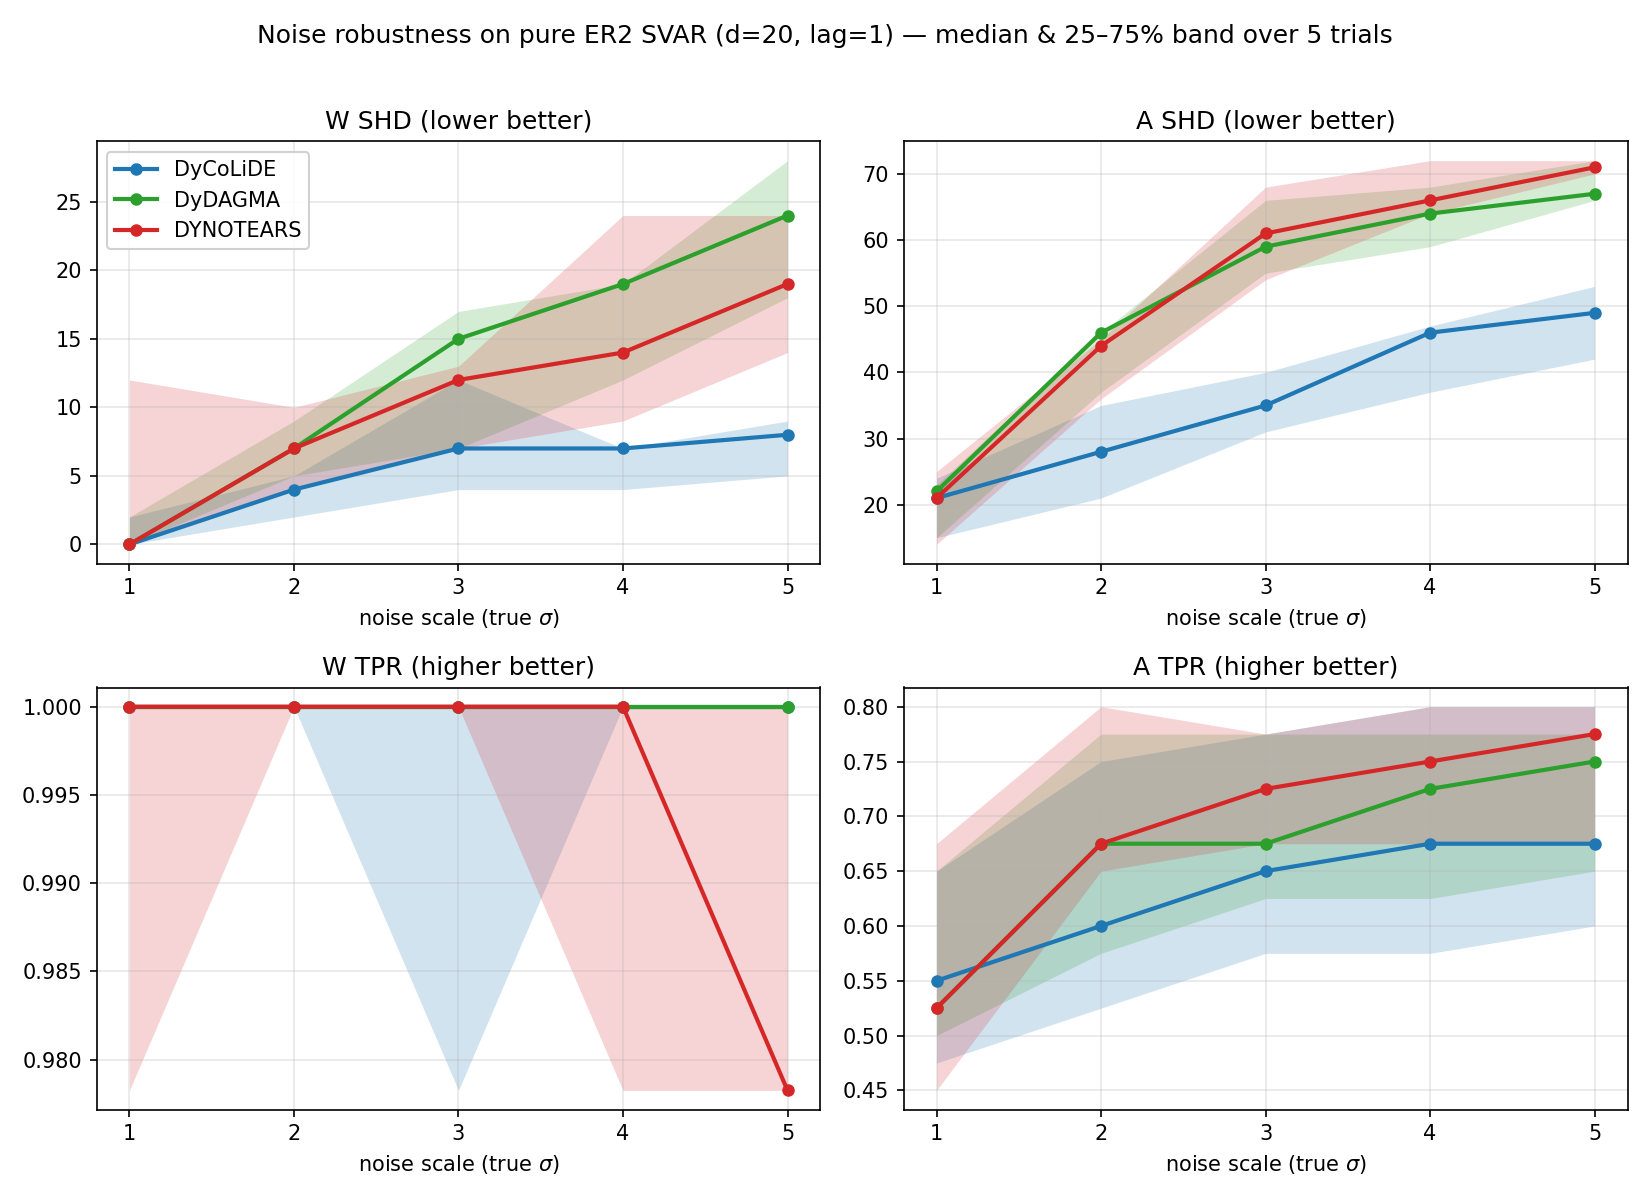

This chart was generated by the following Python code:
"""
Noise-robustness sweep on pure ER2 SVAR (d=20): DyCoLiDE vs DyDAGMA vs DYNOTEARS.

Sweeps the exogenous noise scale from 1 to 5 (true per-node sigma = noise_scale)
on ER2 for both W (40 instantaneous edges) and A (40 temporal edges), lag=1, EV.
For each noise level and method we run 5 trials (seeds) and record W/A SHD, TPR,
FDR and NMSE.

Rationale: DyCoLiDE estimates the noise scale (CoLiDE sigma) and so should hold
up as noise grows; DyDAGMA (DAGMA log-det, no sigma) and DYNOTEARS (NOTEARS
matrix-exp, no sigma) have a fixed L1 vs a loss that scales with the noise, so
their regularization mis-scales and they should degrade.

Results stream to noise_sweep_results.json after every fit. The final figure
(median line + 25-75 percentile band over the 5 trials) is saved to
noise_sweep.png. Re-plot from the JSON without recomputing via:
    python noise_sweep.py plot
"""

import os
import sys
import json
import time
import warnings
import numpy as np

warnings.filterwarnings("ignore")
_HERE = os.path.dirname(__file__)
sys.path.insert(0, os.path.abspath(os.path.join(_HERE, '..')))
sys.path.insert(0, _HERE)

from Utils import generate_svar_data, count_accuracy_svar
from dycolide import DyCoLiDE_EV
from baselines import run_dagma_svar, run_dynotears

# ---- setting -----------------------------------------------------------------
D, ER, EDGES, P, N = 20, 2, 40, 1, 1000           # pure ER2 on both W and A
TEMP_STR = 0.5
NOISE_SCALES = [1, 2, 3, 4, 5]
SEEDS = [42, 43, 44, 45, 46]                        # 5 trials
LAMBDA_W, LAMBDA_A = 0.01, 0.015
W_THR, A_THR = 0.10, 0.08

# continuous-opt schedule shared by DyCoLiDE and DyDAGMA (lr=1e-3 converges)
OPT_KW = dict(T=4, mu_init=1.0, mu_factor=0.1, s=[1.0, 0.9, 0.8, 0.7],
              warm_iter=20000, max_iter=70000, lr=1e-3, checkpoint=5000)
DYNO_KW = dict(max_iter=100, h_tol=1e-8)

JSON_PATH = os.path.join(_HERE, 'noise_sweep_results.json')
FIG_PATH = os.path.join(_HERE, 'noise_sweep.png')

METHOD_ORDER = ['DyCoLiDE', 'DyDAGMA', 'DYNOTEARS']
COLORS = {'DyCoLiDE': '#1f77b4', 'DyDAGMA': '#2ca02c', 'DYNOTEARS': '#d62728'}


# ---- fitters -----------------------------------------------------------------
def fit_dycolide(X, seed):
    W, A, _ = DyCoLiDE_EV(seed=seed).fit(
        X.copy(), p=P, lambda_W=LAMBDA_W, lambda_A=LAMBDA_A, **OPT_KW)
    return W, A


def fit_dydagma(X, seed):
    return run_dagma_svar(X.copy(), p=P, lambda_w=LAMBDA_W, lambda_a=LAMBDA_A,
                          seed=seed, **OPT_KW)


def fit_dynotears(X, seed):
    return run_dynotears(X.copy(), p=P, lambda_w=LAMBDA_W, lambda_a=LAMBDA_A,
                         **DYNO_KW)


FITTERS = {'DyCoLiDE': fit_dycolide, 'DyDAGMA': fit_dydagma,
           'DYNOTEARS': fit_dynotears}


def nmse(est, true):
    d = np.sum(true ** 2)
    return float(np.sum((est - true) ** 2) / d) if d > 1e-12 else float(np.sum(est ** 2))


def score(W_true, W_e, A_true, A_e):
    mW = count_accuracy_svar(W_true, W_e, threshold=W_THR)
    mA = count_accuracy_svar(A_true, A_e, threshold=A_THR)
    return {'W_shd': int(mW['W_shd']), 'W_tpr': float(mW['W_tpr']),
            'W_fdr': float(mW['W_fdr']), 'W_nmse': nmse(W_e, W_true),
            'A_shd': int(mA['W_shd']), 'A_tpr': float(mA['W_tpr']),
            'A_fdr': float(mA['W_fdr']), 'A_nmse': nmse(A_e, A_true)}


# results[method][str(noise)] = list of per-seed metric dicts
def _empty_results():
    return {m: {str(ns): [] for ns in NOISE_SCALES} for m in METHOD_ORDER}


def _save(results):
    payload = {
        'experiment': 'noise_sweep_ER2_dycolide_dydagma_dynotears',
        'setting': {'d': D, 'er': ER, 'edges_W': EDGES, 'edges_A': EDGES,
                    'lag': P, 'n_timesteps': N, 'noise_scales': NOISE_SCALES,
                    'seeds': SEEDS, 'lambda_W': LAMBDA_W, 'lambda_A': LAMBDA_A,
                    'W_threshold': W_THR, 'A_threshold': A_THR,
                    'opt_kw': OPT_KW, 'dyno_kw': DYNO_KW},
        'results': results,
    }
    with open(JSON_PATH, 'w') as f:
        json.dump(payload, f, indent=2)


def run_sweep():
    results = _empty_results()
    for ns in NOISE_SCALES:
        print(f"\n{'#'*70}\n#  noise_scale = {ns}  (true sigma = {ns})\n{'#'*70}",
              flush=True)
        for seed in SEEDS:
            X, B_true, A_list_true, _ = generate_svar_data(
                n_nodes=D, n_timesteps=N, lag_order=P, instantaneous_edges=EDGES,
                temporal_edges=EDGES, temporal_strength=TEMP_STR,
                noise_scale=float(ns), noise_type='ev', seed=seed,
                max_stability_attempts=50)
            W_true = B_true.T
            A_true = np.vstack([A.T for A in A_list_true])
            print(f"\n-- noise={ns} seed={seed} --", flush=True)
            for m in METHOD_ORDER:
                t0 = time.time()
                W_e, A_e = FITTERS[m](X, seed)
                dt = time.time() - t0
                row = score(W_true, W_e, A_true, A_e)
                row['time_s'] = dt
                row['seed'] = seed
                results[m][str(ns)].append(row)
                print(f"   {m:<10} W SHD={row['W_shd']:>3} A SHD={row['A_shd']:>3} "
                      f"A TPR={row['A_tpr']:.2f}  t={dt:6.1f}s", flush=True)
                _save(results)
    return results


# ---- plotting ----------------------------------------------------------------
def plot(results=None):
    import matplotlib
    matplotlib.use('Agg')
    import matplotlib.pyplot as plt

    if results is None:
        with open(JSON_PATH) as f:
            results = json.load(f)['results']

    panels = [('W_shd', 'W SHD (lower better)'),
              ('A_shd', 'A SHD (lower better)'),
              ('W_tpr', 'W TPR (higher better)'),
              ('A_tpr', 'A TPR (higher better)')]
    fig, axes = plt.subplots(2, 2, figsize=(11, 8))
    x = NOISE_SCALES

    for ax, (key, title) in zip(axes.ravel(), panels):
        for m in METHOD_ORDER:
            med, lo, hi = [], [], []
            for ns in NOISE_SCALES:
                vals = np.array([r[key] for r in results[m][str(ns)]], dtype=float)
                if vals.size == 0:
                    med.append(np.nan); lo.append(np.nan); hi.append(np.nan)
                    continue
                med.append(np.median(vals))
                lo.append(np.percentile(vals, 25))
                hi.append(np.percentile(vals, 75))
            ax.plot(x, med, '-o', color=COLORS[m], label=m, lw=2, ms=5)
            ax.fill_between(x, lo, hi, color=COLORS[m], alpha=0.20, linewidth=0)
        ax.set_title(title)
        ax.set_xlabel('noise scale (true $\\sigma$)')
        ax.set_xticks(NOISE_SCALES)
        ax.grid(alpha=0.3)
    axes[0, 0].legend(loc='best', framealpha=0.9)
    fig.suptitle('Noise robustness on pure ER2 SVAR (d=20, lag=1) — '
                 'median & 25–75% band over 5 trials', fontsize=12)
    fig.tight_layout(rect=[0, 0, 1, 0.97])
    fig.savefig(FIG_PATH, dpi=150)
    print(f"Saved figure -> {FIG_PATH}", flush=True)


if __name__ == "__main__":
    if len(sys.argv) > 1 and sys.argv[1] == 'plot':
        plot()
    else:
        res = run_sweep()
        plot(res)
        print(f"\nDone. Results -> {JSON_PATH}\nFigure -> {FIG_PATH}")
